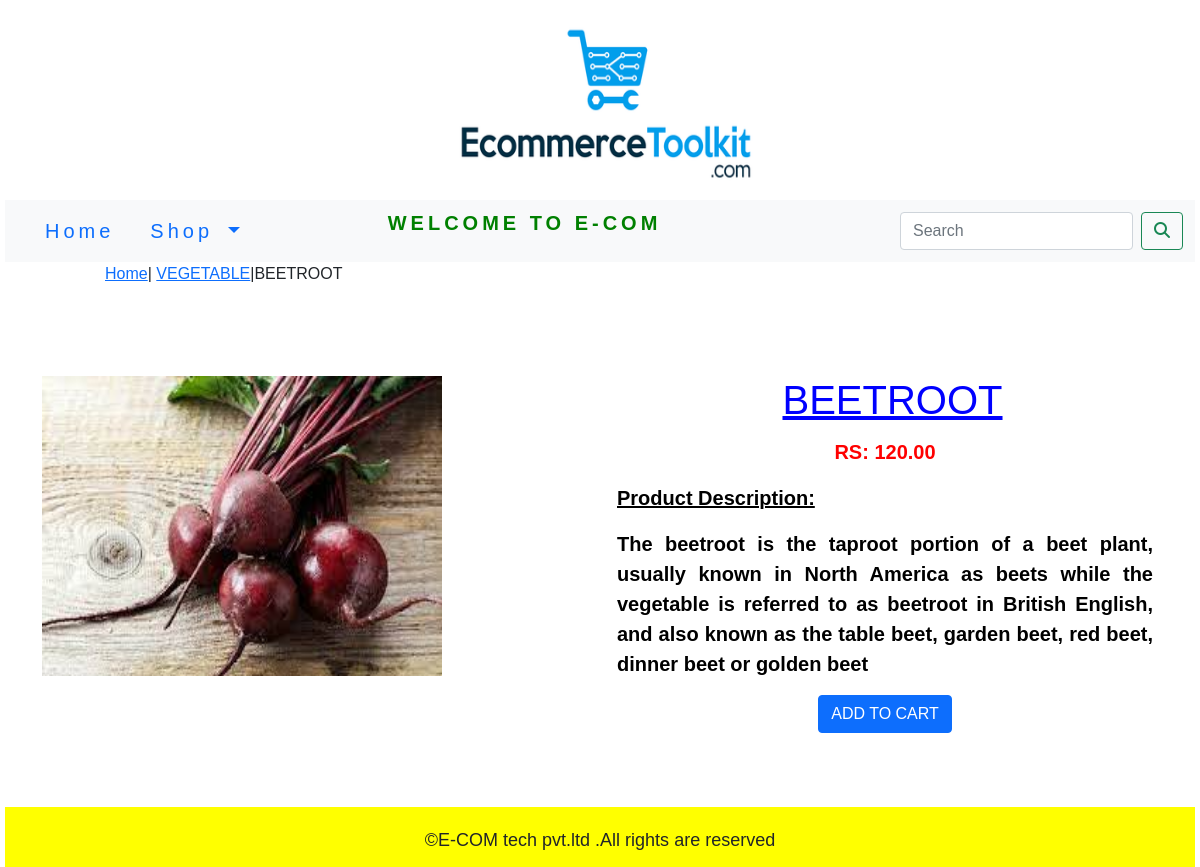
Page /app1/vegitable/beetroot/ on the committed database.
### app1/models.py (models this page shows, shortened)
class product(models.Model):
    name=models.CharField(max_length=250,unique=True)
    slug=models.SlugField(max_length=250,unique=True)
    desc=models.TextField()
    price=models.DecimalField(max_digits=10,decimal_places=2)
    category=models.ForeignKey('category',on_delete=models.CASCADE)
    img=models.ImageField(upload_to='products',blank=True)
    stock=models.IntegerField()
    available=models.BooleanField(default=True)
    created=models.DateTimeField(auto_now_add=True)
    updated=models.DateTimeField(auto_now=True)
    class Meta:
        ordering=('name',)
        verbose_name='product'
        verbose_name_plural='products'

class category(models.Model):
    name=models.CharField(max_length=250,unique=True)
    slug=models.SlugField(max_length=250,unique=True)
    desc=models.TextField(blank=True)
    img=models.ImageField(upload_to='category',blank=True)
    class Meta:
        ordering=('name',)
        verbose_name='category'
        verbose_name_plural='categories'
    def get_url(self):
        return reverse('app1:products_by_category',args=[self.slug])
    def __str__(self):
        return '{}'.format(self.name)

### app1/views.py (the view)
# urls.py: path('<slug:c_slug>/<slug:p_slug>/',views.proDetail,name='prodCatdetail'),
def proDetail(request,c_slug,p_slug):
    try:
        prod=product.objects.get(category__slug=c_slug,slug=p_slug)
    except Exception as e:
        raise e
    return render(request,'product.html',{'pro_key':prod,})

### app1/context_processors.py (called while the page is built)
def menu_links(request):
    links=category.objects.all()
    return dict(link_key=links)

### cart/context_processors.py (called while the page is built)
def counter(request):
    item_count = 0
    if 'admin' in request.path:
        return {}
    else:
        try:
            cart1=cart.objects.filter(cart_id=cart_id(request))
            cart_item1=cartitem.objects.all().filter(cart=cart1[:1])
            for c_item in cart_item1:
                item_count += c_item.quantity
        except cart.DoesNotExist:
            item_count = 0
    return dict(item_c_key=item_count)

### cart/views.py (called while the page is built)
def cart_id(request):
    cart1=request.session.session_key
    if not cart1:
        cart1=request.session.create()
    return cart1

### templates/product.html (shortened to what this page needs)
{% extends 'base.html' %}
{% load static %}
{% block content %}
<div >
    <div>
        <p style="padding-left:100px;"><a href="{% url 'app1:allProdCat' %}">Home</a>| <a href="{{pro_key.category.get_url}}">{{pro_key.category}}</a>|{{pro_key.name}}</p>
    </div>
</div>
<br>
<div class="container">
    <div class="row">
        <div class="col-12 col-sm-12 col-md-12 col-lg-6 ">
        <div>
            <img class="my_p_image" src="{{pro_key.img.url}}" alt="{{pro_key.name}}">
        </div>
            </div>
        <div class="col-12 col-sm-12 col-md-12 col-lg-6 text-center" >
            <div>
            <h1  class="our">{{pro_key.name}}</h1>
            <div class="my_desc">
            <p class="text-center my_card_text">RS: {{pro_key.price}}</p>
            <p style="text-decoration: underline;">Product Description:</p>
            <p>{{pro_key.desc}}</p>
            </div>
            {% if pro_key.stock <= 0 %}
                <h3 class="my_card_text">Out of Stock</h3>
            {% else %}
            <div style="padding-bottom:50px;">
                <a href="{% url 'cart:add_cart' pro_key.id %}" class="btn btn-primary" >ADD TO CART</a>
                </div>
            {% endif %}
            <br>
        </div>
    </div>
        </div>
</div>
{% endblock %}

### static/css/custom1.css (style rules this page uses)
body { font-family: 'Kdam Thmor Pro', sans-serif; }
.my_desc { font-family: 'Gentium Plus', serif; font-family: 'Kdam Thmor Pro', sans-serif; font-size:20px; color:black; text-align: justify; font-weight: bold; padding-left:5px; padding-right:5px; padding-top:5px; }
.our { text-decoration: underline; font-family: 'Anton', sans-serif; font-family: 'Gentium Plus', serif; font-family: 'Kdam Thmor Pro', sans-serif; padding-top:50px; padding-left:15px; color:blue; }
.my_card_text { color:red; font-weight: bold; }
.my_p_image { display: block; text-align: center; margin-top: 50px; width: 400px; height:300px; }

### rows in the picture
product: category "VEGETABLE", name "BEETROOT", img (picture), price "120.00", desc "The beetroot is the taproot portion of a beet plant, usually known in North America as beets while the vegetable is referred to as beetroot in British English, and also known as the table beet, garden beet, red beet, dinner beet or golden beet"
